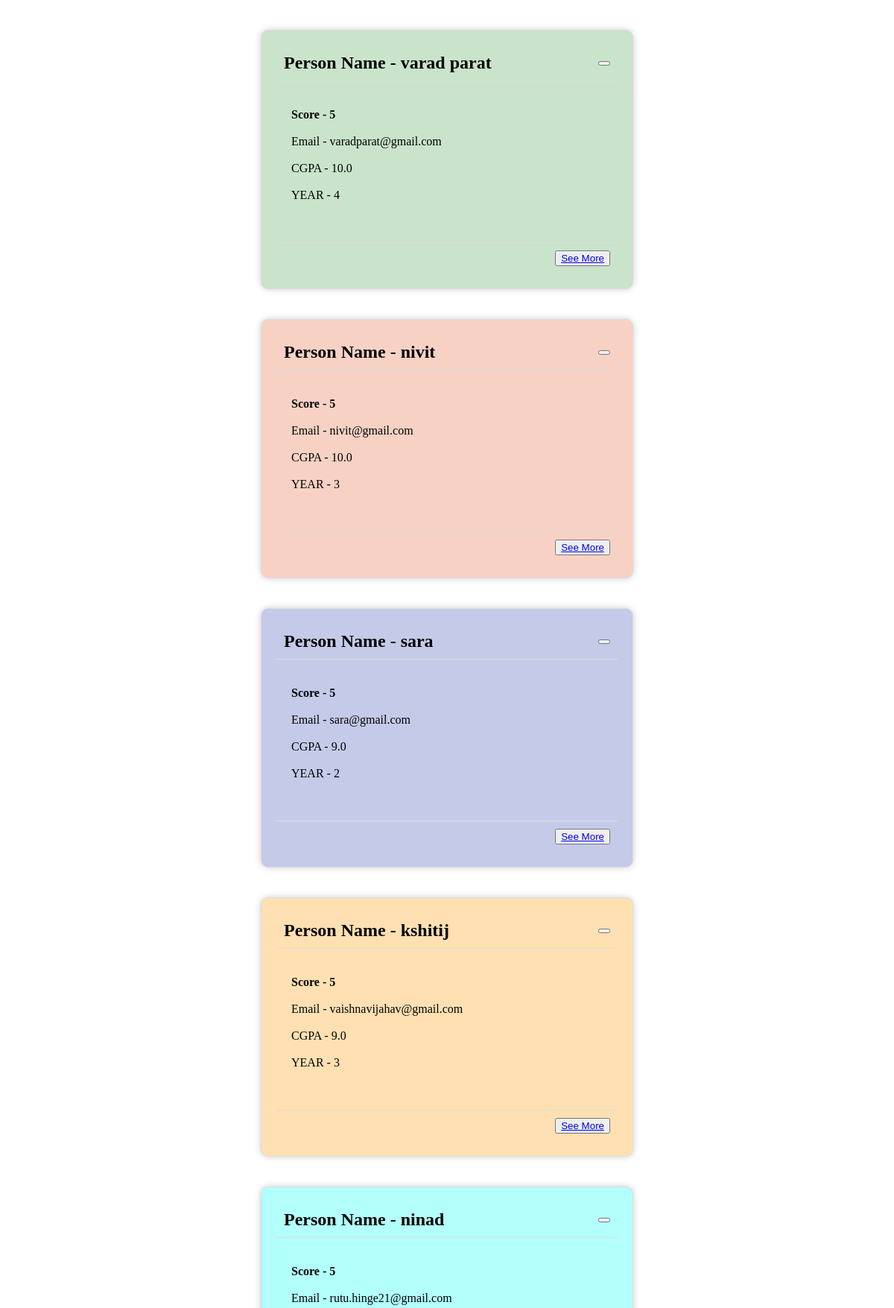
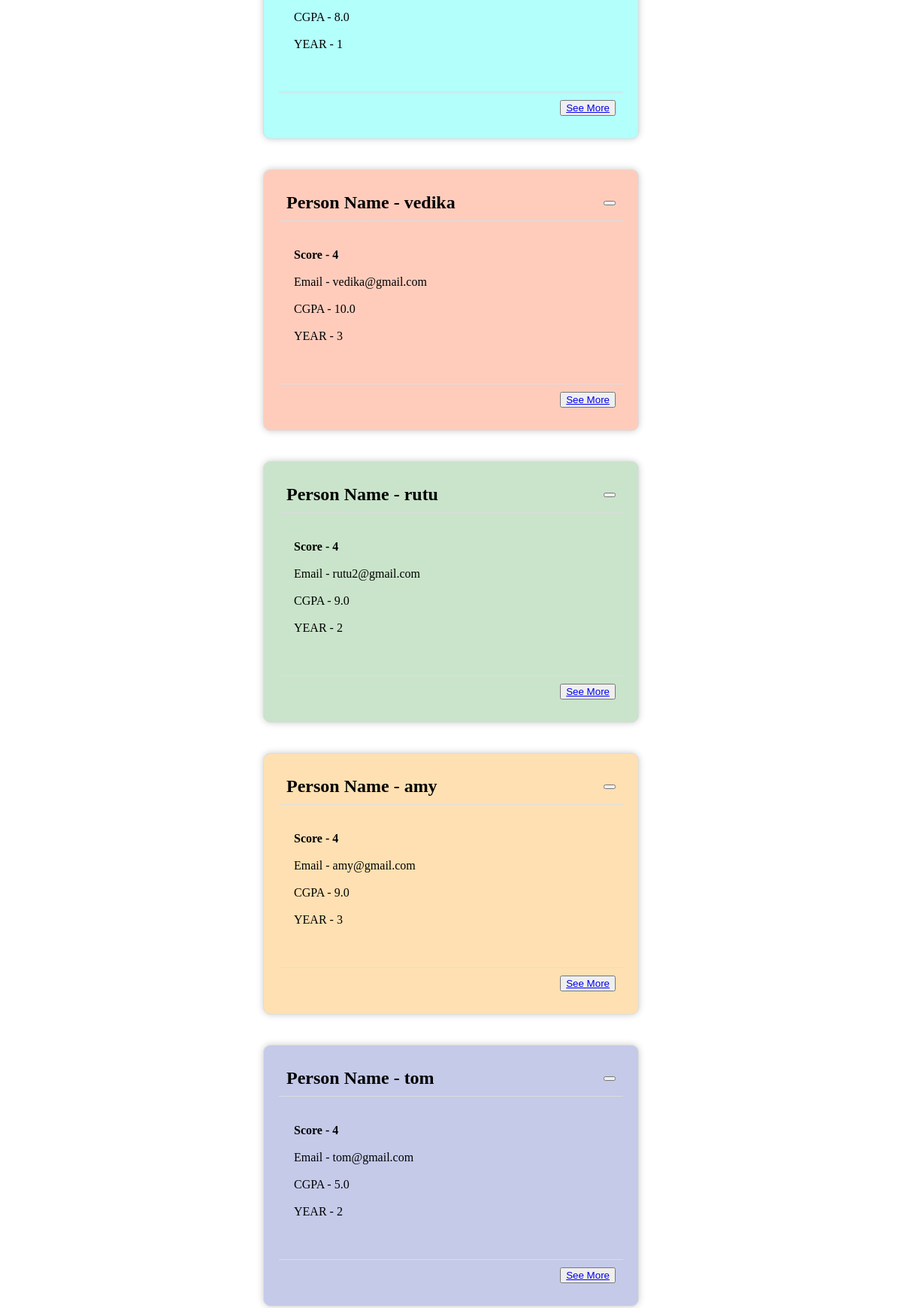
The page /resume_list/ (upper part) on the database its author committed (2 pictures, top to bottom).
### hire/models.py (models this page shows, shortened)
class Resume(models.Model):
    user = models.ForeignKey(User, on_delete=models.CASCADE)
    Name = models.CharField(max_length=240)
    doc = models.FileField(upload_to='resumes/', blank=True, null=True)
    created_at = models.DateTimeField(auto_now_add=True)
    updated_at = models.DateTimeField(auto_now=True)
    year =  models.IntegerField(default=1, validators=[MinValueValidator(1), MaxValueValidator(4)])
    email = models.EmailField(null=True)
    CGPA = models.FloatField(default=7,validators=[MinValueValidator(0), MaxValueValidator(10)])
    score = models.IntegerField(default=0)

### hire/views.py (the view)
# urls.py: path('resume_list/', views.resume_list, name='resume_list'),
def resume_list(request):
    queues = Resume.objects.all().order_by('-score', '-CGPA')
    return render(request, 'resume_list.html', {'queues': queues})

### hire/templates/resume_list.html (shortened to what this page needs)
<!DOCTYPE html>
<html lang="en">
<head>
</head>
<body>
    {% for session in queues %}
    <div class="modal" tabindex="-1">
        <div class="modal-dialog">
          <div class="modal-content">
            <div class="modal-header">
              <h5 class="modal-title">Person Name - {{session.Name}}</h5>
              <button type="button" class="btn-close" data-bs-dismiss="modal" aria-label="Close"></button>
            </div>
            <div class="modal-body">
              <p style="font-style:bold; text-size: 5px ">
                      <b> Score - {{session.score}} </b> <br> <br>
                       Email - {{session.email}} <br> <br>
                      CGPA - {{session.CGPA}} <br> <br>
                       YEAR - {{session.year}} <br> <br>
            </p>
            </div>
            <div class="modal-footer">
              <button type="button" class="btn btn-primary">
                <a href="{% url 'view_resume' session.id %}">See More</a>
            </button>
            </div>
          </div>
        </div>
      </div>
    {% endfor %}
</body>
</html>

### hire/templates/resume_list.html (style rules this page uses)
body, html { margin: 0; padding: 0; font-family: "times new roman"; height: 100%; }
.modal-dialog { max-width: 500px; margin: 40px auto; }
.modal-content { padding: 20px; border: 1px solid #ddd; border-radius: 10px; box-shadow: 0 0 10px rgba(0, 0, 0, 0.2); }
.modal-header { display: flex; justify-content: space-between; align-items: center; padding: 10px; border-bottom: 1px solid #ddd; }
.modal-title { font-size: 24px; font-weight: bold; margin: 0; }
.modal-body { padding: 20px; }
.modal-footer { display: flex; justify-content: flex-end; padding: 10px; border-top: 1px solid #ddd; }
.btn-close { font-size: 24px; font-weight: bold; color: #333; text-decoration: none; transition: color 0.3s ease; }
.modal .modal-content { background-color: #c9e4ca; }
.modal:nth-child(2n) .modal-content { background-color: #f7d2c4; }
.modal:nth-child(3n) .modal-content { background-color: #c5cae9; }
.modal:nth-child(4n) .modal-content { background-color: #ffe0b2; }
.modal:nth-child(5n) .modal-content { background-color: #b2fffc; }
.modal:nth-child(6n) .modal-content { background-color: #ffccbc; }

### rows shown on the page
Resume: Name "varad parat", score "5", email "varadparat@gmail.com", CGPA "10.0", year "4"
Resume: Name "nivit", score "5", email "nivit@gmail.com", CGPA "10.0", year "3"
Resume: Name "sara", score "5", email "sara@gmail.com", CGPA "9.0", year "2"
Resume: Name "kshitij", score "5", email "vaishnavijahav@gmail.com", CGPA "9.0", year "3"
Resume: Name "ninad", score "5", email "rutu.hinge21@gmail.com", CGPA "8.0", year "1"
Resume: Name "vedika", score "4", email "vedika@gmail.com", CGPA "10.0", year "3"
Resume: Name "rutu", score "4", email "rutu2@gmail.com", CGPA "9.0", year "2"
Resume: Name "amy", score "4", email "amy@gmail.com", CGPA "9.0", year "3"
Resume: Name "tom", score "4", email "tom@gmail.com", CGPA "5.0", year "2"
